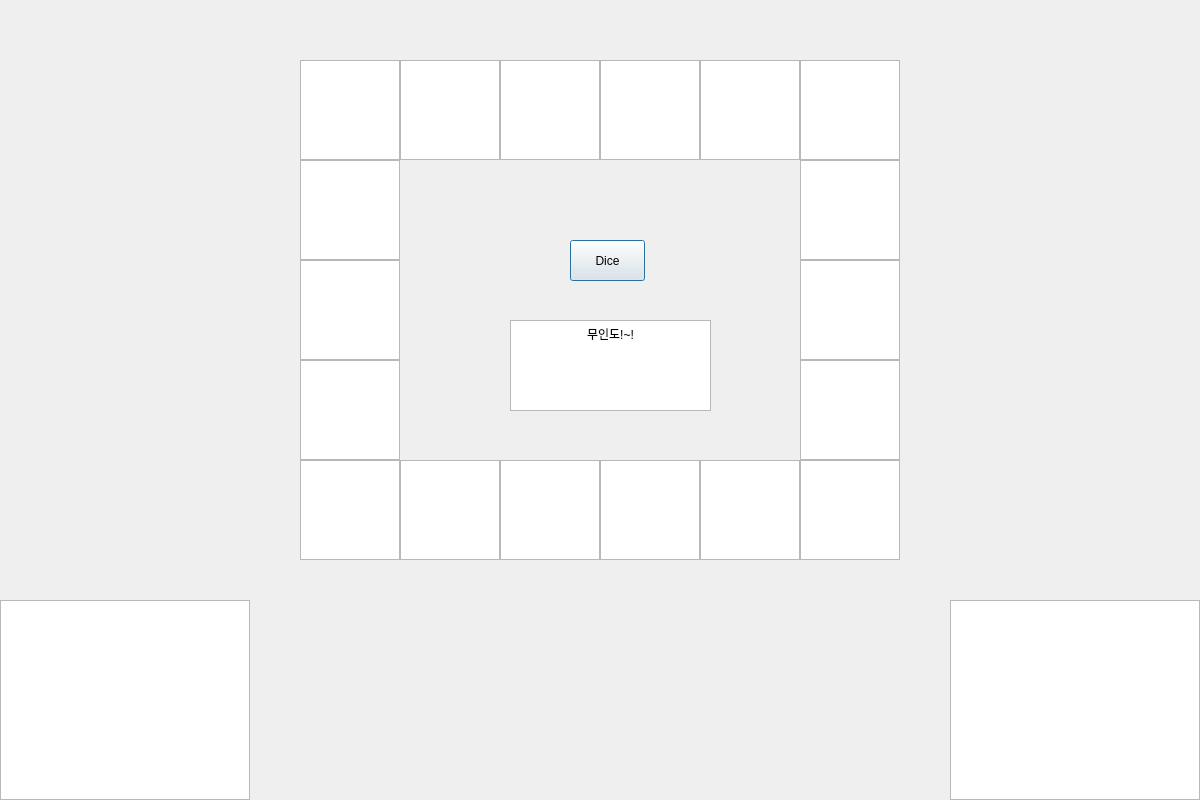
<?xml version="1.0" encoding="UTF-8"?>
<ui version="4.0">
 <class>Dialog</class>
 <widget class="QDialog" name="Dialog">
  <property name="geometry">
   <rect>
    <x>0</x>
    <y>0</y>
    <width>1200</width>
    <height>800</height>
   </rect>
  </property>
  <property name="windowTitle">
   <string>Dialog</string>
  </property>
  <widget class="QGraphicsView" name="graphicsView_17">
   <property name="geometry">
    <rect>
     <x>300</x>
     <y>60</y>
     <width>100</width>
     <height>100</height>
    </rect>
   </property>
  </widget>
  <widget class="QPushButton" name="dice_pushButton">
   <property name="geometry">
    <rect>
     <x>570</x>
     <y>240</y>
     <width>75</width>
     <height>41</height>
    </rect>
   </property>
   <property name="text">
    <string>Dice</string>
   </property>
  </widget>
  <widget class="QTextEdit" name="textEdit">
   <property name="geometry">
    <rect>
     <x>510</x>
     <y>320</y>
     <width>201</width>
     <height>91</height>
    </rect>
   </property>
   <property name="html">
    <string>&lt;!DOCTYPE HTML PUBLIC &quot;-//W3C//DTD HTML 4.0//EN&quot; &quot;http://www.w3.org/TR/REC-html40/strict.dtd&quot;&gt;
&lt;html&gt;&lt;head&gt;&lt;meta name=&quot;qrichtext&quot; content=&quot;1&quot; /&gt;&lt;style type=&quot;text/css&quot;&gt;
p, li { white-space: pre-wrap; }
&lt;/style&gt;&lt;/head&gt;&lt;body style=&quot; font-family:'Gulim'; font-size:9pt; font-weight:400; font-style:normal;&quot;&gt;
&lt;p align=&quot;center&quot; style=&quot; margin-top:0px; margin-bottom:0px; margin-left:0px; margin-right:0px; -qt-block-indent:0; text-indent:0px;&quot;&gt;무인도!~!&lt;/p&gt;&lt;/body&gt;&lt;/html&gt;</string>
   </property>
  </widget>
  <widget class="QTextBrowser" name="player2_text">
   <property name="geometry">
    <rect>
     <x>950</x>
     <y>600</y>
     <width>250</width>
     <height>200</height>
    </rect>
   </property>
  </widget>
  <widget class="QGraphicsView" name="graphicsView_19">
   <property name="geometry">
    <rect>
     <x>400</x>
     <y>60</y>
     <width>100</width>
     <height>100</height>
    </rect>
   </property>
  </widget>
  <widget class="QGraphicsView" name="graphicsView_20">
   <property name="geometry">
    <rect>
     <x>600</x>
     <y>60</y>
     <width>100</width>
     <height>100</height>
    </rect>
   </property>
  </widget>
  <widget class="QGraphicsView" name="graphicsView_21">
   <property name="geometry">
    <rect>
     <x>500</x>
     <y>60</y>
     <width>100</width>
     <height>100</height>
    </rect>
   </property>
  </widget>
  <widget class="QGraphicsView" name="graphicsView_22">
   <property name="geometry">
    <rect>
     <x>700</x>
     <y>60</y>
     <width>100</width>
     <height>100</height>
    </rect>
   </property>
  </widget>
  <widget class="QGraphicsView" name="graphicsView_18">
   <property name="geometry">
    <rect>
     <x>300</x>
     <y>160</y>
     <width>100</width>
     <height>100</height>
    </rect>
   </property>
  </widget>
  <widget class="QGraphicsView" name="graphicsView_23">
   <property name="geometry">
    <rect>
     <x>300</x>
     <y>260</y>
     <width>100</width>
     <height>100</height>
    </rect>
   </property>
  </widget>
  <widget class="QGraphicsView" name="graphicsView_24">
   <property name="geometry">
    <rect>
     <x>300</x>
     <y>360</y>
     <width>100</width>
     <height>100</height>
    </rect>
   </property>
  </widget>
  <widget class="QGraphicsView" name="graphicsView_25">
   <property name="geometry">
    <rect>
     <x>300</x>
     <y>460</y>
     <width>100</width>
     <height>100</height>
    </rect>
   </property>
  </widget>
  <widget class="QGraphicsView" name="graphicsView_26">
   <property name="geometry">
    <rect>
     <x>500</x>
     <y>460</y>
     <width>100</width>
     <height>100</height>
    </rect>
   </property>
  </widget>
  <widget class="QGraphicsView" name="graphicsView_27">
   <property name="geometry">
    <rect>
     <x>400</x>
     <y>460</y>
     <width>100</width>
     <height>100</height>
    </rect>
   </property>
  </widget>
  <widget class="QGraphicsView" name="graphicsView_28">
   <property name="geometry">
    <rect>
     <x>600</x>
     <y>460</y>
     <width>100</width>
     <height>100</height>
    </rect>
   </property>
  </widget>
  <widget class="QGraphicsView" name="graphicsView_29">
   <property name="geometry">
    <rect>
     <x>700</x>
     <y>460</y>
     <width>100</width>
     <height>100</height>
    </rect>
   </property>
  </widget>
  <widget class="QGraphicsView" name="graphicsView_30">
   <property name="geometry">
    <rect>
     <x>800</x>
     <y>460</y>
     <width>100</width>
     <height>100</height>
    </rect>
   </property>
  </widget>
  <widget class="QGraphicsView" name="graphicsView_31">
   <property name="geometry">
    <rect>
     <x>800</x>
     <y>60</y>
     <width>100</width>
     <height>100</height>
    </rect>
   </property>
  </widget>
  <widget class="QGraphicsView" name="graphicsView_32">
   <property name="geometry">
    <rect>
     <x>800</x>
     <y>160</y>
     <width>100</width>
     <height>100</height>
    </rect>
   </property>
  </widget>
  <widget class="QGraphicsView" name="graphicsView_33">
   <property name="geometry">
    <rect>
     <x>800</x>
     <y>360</y>
     <width>100</width>
     <height>100</height>
    </rect>
   </property>
  </widget>
  <widget class="QGraphicsView" name="graphicsView_34">
   <property name="geometry">
    <rect>
     <x>800</x>
     <y>260</y>
     <width>100</width>
     <height>100</height>
    </rect>
   </property>
  </widget>
  <widget class="QTextBrowser" name="player1_text">
   <property name="geometry">
    <rect>
     <x>0</x>
     <y>600</y>
     <width>250</width>
     <height>200</height>
    </rect>
   </property>
  </widget>
  <widget class="QLabel" name="label">
   <property name="geometry">
    <rect>
     <x>0</x>
     <y>260</y>
     <width>90</width>
     <height>80</height>
    </rect>
   </property>
   <property name="text">
    <string/>
   </property>
   <property name="pixmap">
    <pixmap>player1.png</pixmap>
   </property>
   <property name="scaledContents">
    <bool>false</bool>
   </property>
  </widget>
  <widget class="QLabel" name="label_2">
   <property name="geometry">
    <rect>
     <x>1020</x>
     <y>250</y>
     <width>90</width>
     <height>80</height>
    </rect>
   </property>
   <property name="text">
    <string/>
   </property>
   <property name="pixmap">
    <pixmap>player2.png</pixmap>
   </property>
   <property name="scaledContents">
    <bool>true</bool>
   </property>
  </widget>
  <widget class="QLabel" name="label_3">
   <property name="geometry">
    <rect>
     <x>480</x>
     <y>210</y>
     <width>80</width>
     <height>80</height>
    </rect>
   </property>
   <property name="text">
    <string/>
   </property>
   <property name="pixmap">
    <pixmap>../_image/dice.jpg</pixmap>
   </property>
  </widget>
  <widget class="QLabel" name="player1">
   <property name="geometry">
    <rect>
     <x>810</x>
     <y>470</y>
     <width>40</width>
     <height>40</height>
    </rect>
   </property>
   <property name="text">
    <string/>
   </property>
   <property name="pixmap">
    <pixmap>../_image/player1_resize.png</pixmap>
   </property>
   <property name="scaledContents">
    <bool>true</bool>
   </property>
  </widget>
  <widget class="QLabel" name="player2">
   <property name="geometry">
    <rect>
     <x>850</x>
     <y>510</y>
     <width>40</width>
     <height>40</height>
    </rect>
   </property>
   <property name="text">
    <string/>
   </property>
   <property name="pixmap">
    <pixmap>../_image/player2_resize.png</pixmap>
   </property>
  </widget>
 </widget>
 <resources>
  <include location="test.qrc"/>
 </resources>
 <connections/>
</ui>
